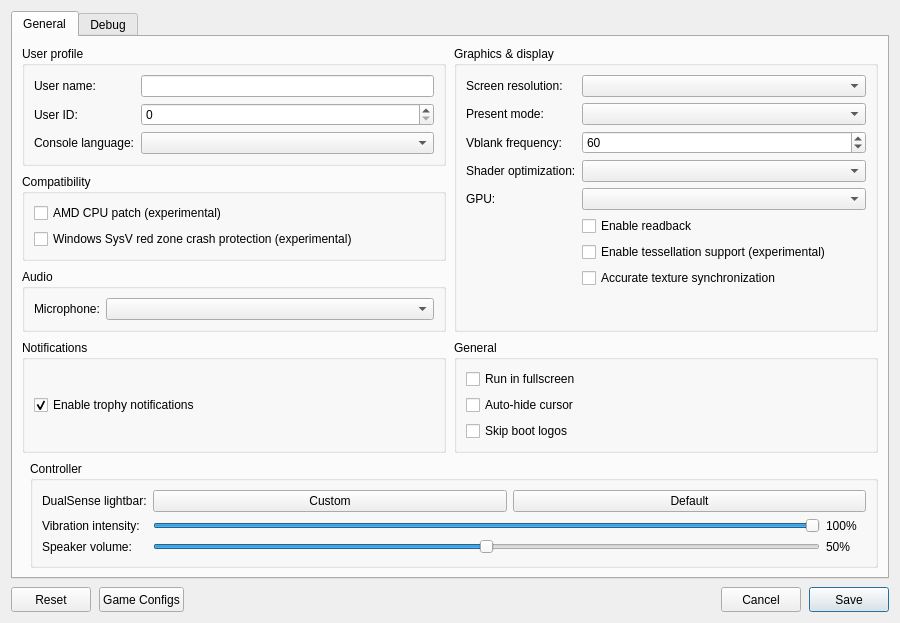
<?xml version="1.0" encoding="UTF-8"?>
<ui version="4.0">
 <class>ConfigurationEditDialog</class>
 <widget class="QDialog" name="ConfigurationEditDialog">
  <property name="geometry">
   <rect>
    <x>0</x>
    <y>0</y>
    <width>900</width>
    <height>620</height>
   </rect>
  </property>
  <property name="windowTitle">
   <string>Settings</string>
  </property>
  <property name="locale">
   <locale language="English" country="UnitedStates"/>
  </property>
  <layout class="QVBoxLayout" name="dialogLayout">
   <property name="spacing"><number>8</number></property>
   <item>
    <widget class="QTabWidget" name="settings_tabs">
     <property name="currentIndex"><number>0</number></property>
     <widget class="QWidget" name="settings_tab">
      <attribute name="title"><string>General</string></attribute>
      <layout class="QGridLayout" name="gridLayout">
       <property name="horizontalSpacing">
        <number>8</number>
       </property>
       <property name="verticalSpacing">
        <number>8</number>
       </property>
       <item row="0" column="0" colspan="2">
        <layout class="QGridLayout" name="sectionsLayout" columnstretch="1,1">
         <property name="horizontalSpacing">
          <number>8</number>
         </property>
         <property name="verticalSpacing">
          <number>8</number>
         </property>
         <item row="0" column="0">
          <widget class="QGroupBox" name="user_profile_group">
           <property name="title">
            <string>User profile</string>
           </property>
           <layout class="QFormLayout" name="userProfileLayout">
            <property name="fieldGrowthPolicy">
             <enum>QFormLayout::AllNonFixedFieldsGrow</enum>
            </property>
            <item row="0" column="0">
             <widget class="QLabel" name="label_user_name">
              <property name="text"><string>User name:</string></property>
             </widget>
            </item>
            <item row="0" column="1">
             <widget class="MandatoryLineEdit" name="lineEdit_user_name">
              <property name="toolTip"><string>Local user name exposed to games</string></property>
              <property name="clearButtonEnabled"><bool>true</bool></property>
             </widget>
            </item>
            <item row="1" column="0">
             <widget class="QLabel" name="label_user_id">
              <property name="text"><string>User ID:</string></property>
             </widget>
            </item>
            <item row="1" column="1">
             <widget class="QSpinBox" name="spinBox_user_id">
              <property name="toolTip"><string>Local user ID exposed to games</string></property>
              <property name="maximum"><number>2147483647</number></property>
             </widget>
            </item>
            <item row="2" column="0">
             <widget class="QLabel" name="label_console_language">
              <property name="text"><string>Console language:</string></property>
             </widget>
            </item>
            <item row="2" column="1">
             <widget class="QComboBox" name="comboBox_console_language">
              <property name="toolTip"><string>Language</string></property>
             </widget>
            </item>
           </layout>
          </widget>
         </item>
         <item row="2" column="0">
          <widget class="QGroupBox" name="audio_group">
           <property name="title"><string>Audio</string></property>
           <layout class="QFormLayout" name="audioLayout">
            <property name="fieldGrowthPolicy">
             <enum>QFormLayout::AllNonFixedFieldsGrow</enum>
            </property>
            <item row="0" column="0">
             <widget class="QLabel" name="label_audio_input_device">
              <property name="text"><string>Microphone:</string></property>
             </widget>
            </item>
            <item row="0" column="1">
             <widget class="QComboBox" name="comboBox_audio_input_device"/>
            </item>
           </layout>
          </widget>
         </item>
         <item row="0" column="1" rowspan="3">
          <widget class="QGroupBox" name="graphics_group">
           <property name="title">
            <string>Graphics &amp;&amp; display</string>
           </property>
           <layout class="QFormLayout" name="graphicsLayout">
            <property name="fieldGrowthPolicy">
             <enum>QFormLayout::AllNonFixedFieldsGrow</enum>
            </property>
            <item row="0" column="0">
             <widget class="QLabel" name="label_screen_resolution">
              <property name="text"><string>Screen resolution:</string></property>
             </widget>
            </item>
            <item row="0" column="1">
             <widget class="QComboBox" name="comboBox_screen_resolution">
              <property name="toolTip"><string>Window resolution</string></property>
             </widget>
            </item>
            <item row="1" column="0">
             <widget class="QLabel" name="label_present_mode">
              <property name="text"><string>Present mode:</string></property>
             </widget>
            </item>
            <item row="1" column="1">
             <widget class="QComboBox" name="comboBox_present_mode">
              <property name="toolTip"><string>Vulkan swapchain presentation mode</string></property>
             </widget>
            </item>
            <item row="2" column="0">
             <widget class="QLabel" name="label_vblank_frequency">
              <property name="text"><string>Vblank frequency:</string></property>
             </widget>
            </item>
            <item row="2" column="1">
             <widget class="QSpinBox" name="spinBox_vblank_frequency">
              <property name="toolTip"><string>Virtual display refresh rate used for frame pacing</string></property>
              <property name="minimum"><number>30</number></property>
              <property name="maximum"><number>360</number></property>
              <property name="value"><number>60</number></property>
             </widget>
            </item>
            <item row="3" column="0">
             <widget class="QLabel" name="label_shader_optimization">
              <property name="text"><string>Shader optimization:</string></property>
             </widget>
            </item>
            <item row="3" column="1">
             <widget class="QComboBox" name="comboBox_shader_optimization_type">
              <property name="toolTip"><string>Optimize shaders for code size or performance</string></property>
             </widget>
            </item>
            <item row="4" column="0">
             <widget class="QLabel" name="label_gpu">
              <property name="text"><string>GPU:</string></property>
             </widget>
            </item>
            <item row="4" column="1">
             <widget class="QComboBox" name="comboBox_gpu">
              <property name="toolTip"><string>Graphics device used by the emulator</string></property>
             </widget>
            </item>
            <item row="5" column="1">
             <widget class="QCheckBox" name="checkBox_readback">
              <property name="toolTip"><string>Read back writable linear images</string></property>
              <property name="text"><string>Enable readback</string></property>
             </widget>
            </item>
            <item row="6" column="1">
             <widget class="QCheckBox" name="checkBox_tessellation">
              <property name="toolTip"><string>Draw tessellated geometry. Disabled by default; unsupported tessellation may cause crashes.</string></property>
              <property name="text"><string>Enable tessellation support (experimental)</string></property>
             </widget>
            </item>
            <item row="7" column="1">
             <widget class="QCheckBox" name="checkBox_sync_raw_image_buffers">
              <property name="toolTip"><string>Can fix missing textures and incorrect transparency in some games. May reduce performance.</string></property>
              <property name="text"><string>Accurate texture synchronization</string></property>
             </widget>
            </item>
           </layout>
          </widget>
         </item>
         <item row="3" column="0">
          <widget class="QGroupBox" name="notifications_group">
           <property name="title"><string>Notifications</string></property>
           <layout class="QVBoxLayout" name="notificationsLayout">
            <item>
             <widget class="QCheckBox" name="checkBox_trophy_notifications">
              <property name="toolTip"><string>Show trophy unlock notifications and play their sound.
    To use your own sound, replace the emulator's assets/sounds/trophy-unlock.wav with a WAV file and restart the game.</string></property>
              <property name="text"><string>Enable trophy notifications</string></property>
              <property name="checked"><bool>true</bool></property>
             </widget>
            </item>
           </layout>
          </widget>
         </item>
         <item row="3" column="1">
          <widget class="QGroupBox" name="general_group">
           <property name="title"><string>General</string></property>
           <layout class="QVBoxLayout" name="generalLayout">
            <item>
             <widget class="QCheckBox" name="checkBox_fullscreen">
              <property name="toolTip"><string>Run in borderless desktop fullscreen</string></property>
              <property name="text"><string>Run in fullscreen</string></property>
             </widget>
            </item>
            <item>
             <widget class="QCheckBox" name="checkBox_hide_cursor">
              <property name="toolTip"><string>Hide the host cursor after 2 seconds without mouse activity</string></property>
              <property name="text"><string>Auto-hide cursor</string></property>
             </widget>
            </item>
            <item>
             <widget class="QCheckBox" name="checkBox_skip_notice_screen">
              <property name="toolTip"><string>Skip startup logos and notices in supported games.</string></property>
              <property name="text"><string>Skip boot logos</string></property>
             </widget>
            </item>
           </layout>
          </widget>
         </item>
         <item row="1" column="0">
          <widget class="QGroupBox" name="compatibility_group">
           <property name="title">
            <string>Compatibility</string>
           </property>
           <layout class="QVBoxLayout" name="compatibilityLayout">
            <item>
             <widget class="QCheckBox" name="checkBox_amd_cpu">
              <property name="toolTip"><string>Patch CPU instructions that differ between AMD and the host CPU.</string></property>
              <property name="text"><string>AMD CPU patch (experimental)</string></property>
             </widget>
            </item>
            <item>
             <widget class="QCheckBox" name="checkBox_red_zone_protection">
              <property name="toolTip"><string>Helps prevent crashes in some games on Windows</string></property>
              <property name="text"><string>Windows SysV red zone crash protection (experimental)</string></property>
             </widget>
            </item>
           </layout>
          </widget>
         </item>
        </layout>
       </item>
       <item row="1" column="1">
        <widget class="QGroupBox" name="controller_group">
         <property name="title"><string>Controller</string></property>
         <layout class="QFormLayout" name="controllerLayout">
          <property name="fieldGrowthPolicy"><enum>QFormLayout::AllNonFixedFieldsGrow</enum></property>
          <item row="0" column="0">
           <widget class="QLabel" name="label_controller_color">
            <property name="text"><string>DualSense lightbar:</string></property>
           </widget>
          </item>
          <item row="0" column="1">
           <layout class="QHBoxLayout" name="controllerColorLayout">
            <item>
             <widget class="QPushButton" name="button_controller_color">
              <property name="toolTip"><string>Choose and preview a fixed LED color. Bluetooth DualSense may take several seconds to update.</string></property>
              <property name="text"><string>Custom</string></property>
             </widget>
            </item>
            <item>
             <widget class="QPushButton" name="button_controller_color_reset">
              <property name="toolTip"><string>Let the game control the lightbar</string></property>
              <property name="text"><string>Default</string></property>
             </widget>
            </item>
           </layout>
          </item>
          <item row="1" column="0">
           <widget class="QLabel" name="label_controller_vibration">
            <property name="text"><string>Vibration intensity:</string></property>
           </widget>
          </item>
          <item row="1" column="1">
           <layout class="QHBoxLayout" name="controllerVibrationLayout">
            <item>
             <widget class="QSlider" name="slider_controller_vibration">
              <property name="toolTip"><string>Scale DualSense vibration over USB and Bluetooth</string></property>
              <property name="maximum"><number>100</number></property>
              <property name="value"><number>100</number></property>
              <property name="orientation"><enum>Qt::Horizontal</enum></property>
             </widget>
            </item>
            <item>
             <widget class="QLabel" name="label_controller_vibration_value">
              <property name="minimumSize"><size><width>40</width><height>0</height></size></property>
              <property name="text"><string>100%</string></property>
             </widget>
            </item>
           </layout>
          </item>
          <item row="2" column="0">
           <widget class="QLabel" name="label_controller_volume">
            <property name="text"><string>Speaker volume:</string></property>
           </widget>
          </item>
          <item row="2" column="1">
           <layout class="QHBoxLayout" name="controllerVolumeLayout">
            <item>
             <widget class="QSlider" name="slider_controller_volume">
              <property name="toolTip"><string>Scale the DualSense speaker over USB and Bluetooth. 50% is the previous default; 100% adds 6 dB of gain.</string></property>
              <property name="maximum"><number>100</number></property>
              <property name="value"><number>50</number></property>
              <property name="orientation"><enum>Qt::Horizontal</enum></property>
             </widget>
            </item>
            <item>
             <widget class="QLabel" name="label_controller_volume_value">
              <property name="minimumSize"><size><width>40</width><height>0</height></size></property>
              <property name="text"><string>50%</string></property>
             </widget>
            </item>
           </layout>
          </item>
         </layout>
        </widget>
       </item>
      </layout>
     </widget>
     <widget class="QWidget" name="debug_tab">
      <attribute name="title"><string>Debug</string></attribute>
      <layout class="QVBoxLayout" name="debugTabLayout">
       <item>
        <widget class="QGroupBox" name="debug_group">
         <property name="title">
          <string>Debugging &amp;&amp; logs</string>
         </property>
         <layout class="QGridLayout" name="debugLayout" columnstretch="0,1,0,1">
          <property name="horizontalSpacing"><number>8</number></property>
          <property name="verticalSpacing"><number>6</number></property>
          <item row="0" column="0" colspan="2">
           <widget class="QCheckBox" name="checkBox_vulkan_validation">
            <property name="toolTip"><string>Enable Vulkan validation layers</string></property>
            <property name="text"><string>Vulkan validation</string></property>
            <property name="checked"><bool>true</bool></property>
           </widget>
          </item>
          <item row="0" column="2" colspan="2">
           <widget class="QCheckBox" name="checkBox_shader_validation">
            <property name="toolTip"><string>Validate SPIR-V binary</string></property>
            <property name="text"><string>Shader validation</string></property>
            <property name="checked"><bool>true</bool></property>
           </widget>
          </item>
          <item row="1" column="0" colspan="2">
           <widget class="QCheckBox" name="checkBox_renderdoc_capture">
            <property name="toolTip"><string>Enable RenderDoc capture</string></property>
            <property name="text"><string>RenderDoc capture</string></property>
           </widget>
          </item>
          <item row="1" column="2" colspan="2">
           <widget class="QCheckBox" name="checkBox_cmd_dump">
            <property name="toolTip"><string>Dump command buffers</string></property>
            <property name="text"><string>Command buffer dump</string></property>
           </widget>
          </item>
          <item row="2" column="0">
           <widget class="QLabel" name="label_shader_log_direction">
            <property name="text"><string>Shader logging:</string></property>
           </widget>
          </item>
          <item row="2" column="1">
           <widget class="QComboBox" name="comboBox_shader_log_direction">
            <property name="toolTip"><string>Dump shaders to file or console window. If enabled may decrease emulator performance</string></property>
           </widget>
          </item>
          <item row="2" column="2">
           <widget class="QLabel" name="label_shader_log_folder">
            <property name="text"><string>Shader log folder:</string></property>
           </widget>
          </item>
          <item row="2" column="3">
           <widget class="MandatoryLineEdit" name="lineEdit_shader_log_folder">
            <property name="toolTip"><string>Specify directory to dump shaders</string></property>
            <property name="clearButtonEnabled"><bool>true</bool></property>
           </widget>
          </item>
          <item row="3" column="0">
           <widget class="QLabel" name="label_printf_direction">
            <property name="text"><string>Printf output:</string></property>
           </widget>
          </item>
          <item row="3" column="1">
           <widget class="QComboBox" name="comboBox_printf_direction">
            <property name="toolTip"><string>Print logs to file or console window. If enabled may decrease emulator performance</string></property>
           </widget>
          </item>
          <item row="3" column="2">
           <widget class="QLabel" name="label_printf_file">
            <property name="text"><string>Printf output file:</string></property>
           </widget>
          </item>
          <item row="3" column="3">
           <widget class="MandatoryLineEdit" name="lineEdit_printf_file">
            <property name="toolTip"><string>Specify file to dump logs</string></property>
            <property name="clearButtonEnabled"><bool>true</bool></property>
           </widget>
          </item>
          <item row="4" column="0">
           <widget class="QCheckBox" name="checkBox_profiler">
            <property name="toolTip"><string>Enable the Tracy profiler. Profiling may decrease emulator performance</string></property>
            <property name="text"><string>Tracy profiler</string></property>
           </widget>
          </item>
          <item row="4" column="2">
           <widget class="QLabel" name="label_cmd_dump_folder">
            <property name="text"><string>Command buffer folder:</string></property>
           </widget>
          </item>
          <item row="4" column="3">
           <widget class="MandatoryLineEdit" name="lineEdit_cmd_dump_folder">
            <property name="toolTip"><string>Specify directory to dump command buffers</string></property>
            <property name="clearButtonEnabled"><bool>true</bool></property>
           </widget>
          </item>
         </layout>
        </widget>
       </item>
       <item>
        <spacer name="debugSpacer">
         <property name="orientation"><enum>Qt::Vertical</enum></property>
         <property name="sizeHint" stdset="0"><size><width>20</width><height>40</height></size></property>
        </spacer>
       </item>
      </layout>
     </widget>
    </widget>
   </item>
   <item>
    <layout class="QHBoxLayout" name="buttonLayout">
     <item>
     <widget class="QPushButton" name="clear_button">
       <property name="minimumSize"><size><width>80</width><height>25</height></size></property>
       <property name="text"><string>Reset</string></property>
       <property name="toolTip"><string>Restore default settings</string></property>
      </widget>
     </item>
     <item>
      <widget class="QPushButton" name="settings_button">
       <property name="minimumSize"><size><width>80</width><height>25</height></size></property>
       <property name="text"><string>Game Configs</string></property>
       <property name="toolTip"><string>Import or export game configs</string></property>
      </widget>
     </item>
     <item>
      <spacer name="buttonSpacer">
       <property name="orientation"><enum>Qt::Horizontal</enum></property>
       <property name="sizeHint" stdset="0"><size><width>40</width><height>20</height></size></property>
      </spacer>
     </item>
     <item>
      <widget class="QPushButton" name="cancel_button">
       <property name="minimumSize"><size><width>80</width><height>25</height></size></property>
       <property name="text"><string>Cancel</string></property>
      </widget>
     </item>
     <item>
      <widget class="QPushButton" name="ok_button">
       <property name="minimumSize"><size><width>80</width><height>25</height></size></property>
       <property name="text"><string>Save</string></property>
       <property name="default"><bool>true</bool></property>
      </widget>
     </item>
    </layout>
   </item>
  </layout>
 </widget>
 <customwidgets>
  <customwidget>
   <class>MandatoryLineEdit</class>
   <extends>QLineEdit</extends>
   <header>mandatoryLineEdit.h</header>
  </customwidget>
 </customwidgets>
 <resources/>
</ui>
